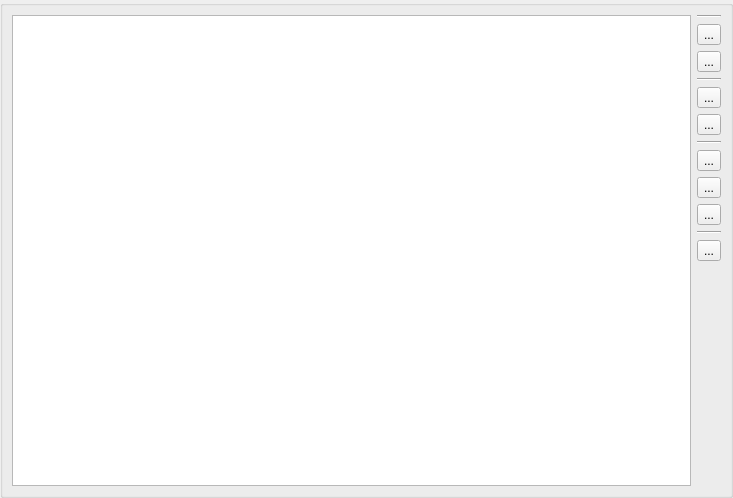
<?xml version="1.0" encoding="UTF-8"?>
<ui version="4.0">
 <class>FolderPage</class>
 <widget class="QWidget" name="FolderPage">
  <property name="geometry">
   <rect>
    <x>0</x>
    <y>0</y>
    <width>733</width>
    <height>498</height>
   </rect>
  </property>
  <property name="windowTitle">
   <string>Form</string>
  </property>
  <layout class="QVBoxLayout" name="verticalLayout_4">
   <property name="leftMargin">
    <number>0</number>
   </property>
   <property name="topMargin">
    <number>0</number>
   </property>
   <property name="rightMargin">
    <number>0</number>
   </property>
   <property name="bottomMargin">
    <number>0</number>
   </property>
   <item>
    <widget class="QGroupBox" name="groupBox">
     <property name="title">
      <string/>
     </property>
     <layout class="QVBoxLayout" name="verticalLayout_3">
      <item>
       <layout class="QVBoxLayout" name="verticalLayout_2">
        <item>
         <layout class="QHBoxLayout" name="horizontalLayout_2">
          <item>
           <widget class="QListWidget" name="fileList"/>
          </item>
          <item>
           <layout class="QVBoxLayout" name="verticalLayout">
            <property name="leftMargin">
             <number>0</number>
            </property>
            <property name="topMargin">
             <number>0</number>
            </property>
            <property name="rightMargin">
             <number>0</number>
            </property>
            <property name="bottomMargin">
             <number>0</number>
            </property>
            <item>
             <widget class="Line" name="line">
              <property name="orientation">
               <enum>Qt::Horizontal</enum>
              </property>
             </widget>
            </item>
            <item>
             <widget class="QToolButton" name="tb_back">
              <property name="text">
               <string>...</string>
              </property>
              <property name="icon">
               <iconset resource="res.qrc">
                <normaloff>:/img/res/img/back.png</normaloff>:/img/res/img/back.png</iconset>
              </property>
             </widget>
            </item>
            <item>
             <widget class="QToolButton" name="tb_flush">
              <property name="toolTip">
               <string>刷新</string>
              </property>
              <property name="text">
               <string>...</string>
              </property>
              <property name="icon">
               <iconset resource="res.qrc">
                <normaloff>:/img/res/img/flush.png</normaloff>:/img/res/img/flush.png</iconset>
              </property>
             </widget>
            </item>
            <item>
             <widget class="Line" name="line_2">
              <property name="orientation">
               <enum>Qt::Horizontal</enum>
              </property>
             </widget>
            </item>
            <item>
             <widget class="QToolButton" name="tb_upload">
              <property name="toolTip">
               <string>上传</string>
              </property>
              <property name="text">
               <string>...</string>
              </property>
              <property name="icon">
               <iconset resource="res.qrc">
                <normaloff>:/img/res/img/upload.png</normaloff>:/img/res/img/upload.png</iconset>
              </property>
             </widget>
            </item>
            <item>
             <widget class="QToolButton" name="tb_download">
              <property name="toolTip">
               <string>下载</string>
              </property>
              <property name="text">
               <string>...</string>
              </property>
              <property name="icon">
               <iconset resource="res.qrc">
                <normaloff>:/img/res/img/download.png</normaloff>:/img/res/img/download.png</iconset>
              </property>
             </widget>
            </item>
            <item>
             <widget class="Line" name="line_3">
              <property name="orientation">
               <enum>Qt::Horizontal</enum>
              </property>
             </widget>
            </item>
            <item>
             <widget class="QToolButton" name="tb_addfolder">
              <property name="toolTip">
               <string>新建文件夹</string>
              </property>
              <property name="text">
               <string>...</string>
              </property>
              <property name="icon">
               <iconset resource="res.qrc">
                <normaloff>:/img/res/img/addfolder.png</normaloff>:/img/res/img/addfolder.png</iconset>
              </property>
             </widget>
            </item>
            <item>
             <widget class="QToolButton" name="tb_rename">
              <property name="toolTip">
               <string>重命名</string>
              </property>
              <property name="text">
               <string>...</string>
              </property>
              <property name="icon">
               <iconset resource="res.qrc">
                <normaloff>:/img/res/img/rename.png</normaloff>:/img/res/img/rename.png</iconset>
              </property>
             </widget>
            </item>
            <item>
             <widget class="QToolButton" name="tb_delete">
              <property name="toolTip">
               <string>删除</string>
              </property>
              <property name="text">
               <string>...</string>
              </property>
              <property name="icon">
               <iconset resource="res.qrc">
                <normaloff>:/img/res/img/delete.png</normaloff>:/img/res/img/delete.png</iconset>
              </property>
             </widget>
            </item>
            <item>
             <widget class="Line" name="line_5">
              <property name="orientation">
               <enum>Qt::Horizontal</enum>
              </property>
             </widget>
            </item>
            <item>
             <widget class="QToolButton" name="tb_share">
              <property name="toolTip">
               <string>分享</string>
              </property>
              <property name="text">
               <string>...</string>
              </property>
              <property name="icon">
               <iconset resource="res.qrc">
                <normaloff>:/img/res/img/share.png</normaloff>:/img/res/img/share.png</iconset>
              </property>
             </widget>
            </item>
            <item>
             <spacer name="verticalSpacer">
              <property name="orientation">
               <enum>Qt::Vertical</enum>
              </property>
              <property name="sizeHint" stdset="0">
               <size>
                <width>20</width>
                <height>40</height>
               </size>
              </property>
             </spacer>
            </item>
           </layout>
          </item>
         </layout>
        </item>
       </layout>
      </item>
     </layout>
    </widget>
   </item>
  </layout>
 </widget>
 <resources>
  <include location="res.qrc"/>
 </resources>
 <connections/>
</ui>
